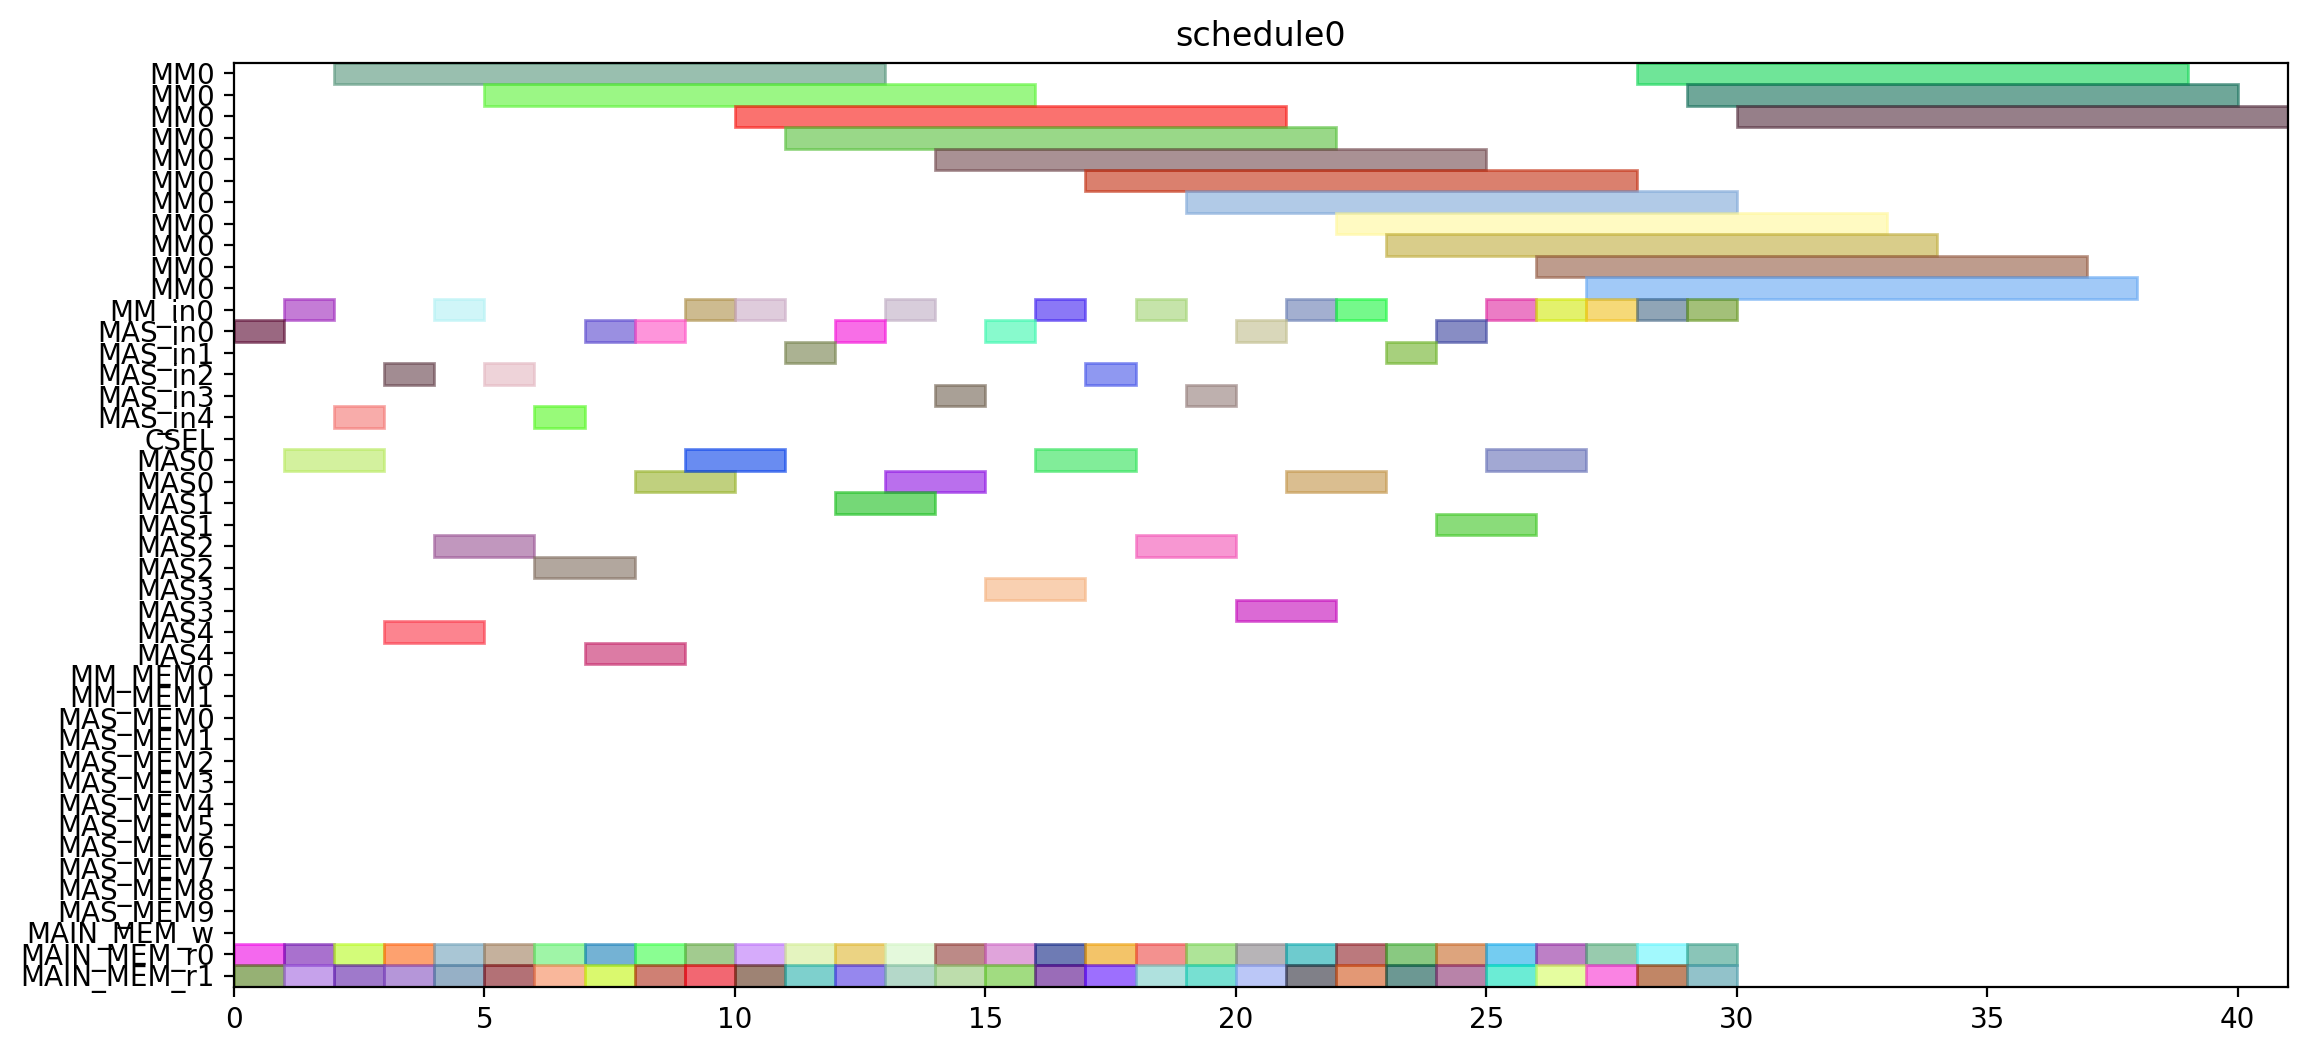

Here is the Python script that generated this plot:
from pyschedule import Scenario, solvers, plotters, alt


def solve():
	horizon = 120
	S = Scenario("schedule0", horizon=horizon)

	# resource
	MM = S.Resources('MM', num=1, size=11)
	MM_in = S.Resources('MM_in', num=1)
	MAS_in = S.Resources('MAS_in', num=5)
	CSEL = S.Resource('CSEL')
	MAS = S.Resources('MAS', num=5, size=2, periods=range(1, horizon))
	MM_MEM = S.Resources('MM_MEM', num=2)
	MAS_MEM = S.Resources('MAS_MEM', num=10)
	MAIN_MEM_w = S.Resource('MAIN_MEM_w', size=1)
	MAIN_MEM_r = S.Resources('MAIN_MEM_r', num=2)

	# result of previous scheduling

	# new tasks
	r1_t0 = S.Task('r1_t0', length=11, delay_cost=1)
	r1_t0 += alt(MM)
	r1_t0_in = S.Task('r1_t0_in', length=1, delay_cost=1)
	r1_t0_in += alt(MM_in)
	S += r1_t0_in*MM_in[0]<=r1_t0*MM[0]
	r1_t0_mem0 = S.Task('r1_t0_mem0', length=1, delay_cost=1)
	r1_t0_mem0 += MAIN_MEM_r[0]
	S += r1_t0_mem0 <= r1_t0

	r1_t0_mem1 = S.Task('r1_t0_mem1', length=1, delay_cost=1)
	r1_t0_mem1 += MAIN_MEM_r[1]
	S += r1_t0_mem1 <= r1_t0

	r1_t1 = S.Task('r1_t1', length=11, delay_cost=1)
	r1_t1 += alt(MM)
	r1_t1_in = S.Task('r1_t1_in', length=1, delay_cost=1)
	r1_t1_in += alt(MM_in)
	S += r1_t1_in*MM_in[0]<=r1_t1*MM[0]
	r1_t1_mem0 = S.Task('r1_t1_mem0', length=1, delay_cost=1)
	r1_t1_mem0 += MAIN_MEM_r[0]
	S += r1_t1_mem0 <= r1_t1

	r1_t1_mem1 = S.Task('r1_t1_mem1', length=1, delay_cost=1)
	r1_t1_mem1 += MAIN_MEM_r[1]
	S += r1_t1_mem1 <= r1_t1

	r1_t2 = S.Task('r1_t2', length=2, delay_cost=1)
	r1_t2 += alt(MAS)
	r1_t2_in = S.Task('r1_t2_in', length=1, delay_cost=1)
	r1_t2_in += alt(MAS_in)
	S += r1_t2_in*MAS_in[0]<=r1_t2*MAS[0]

	S += r1_t2_in*MAS_in[1]<=r1_t2*MAS[1]

	S += r1_t2_in*MAS_in[2]<=r1_t2*MAS[2]

	S += r1_t2_in*MAS_in[3]<=r1_t2*MAS[3]

	S += r1_t2_in*MAS_in[4]<=r1_t2*MAS[4]

	r1_t2_mem0 = S.Task('r1_t2_mem0', length=1, delay_cost=1)
	r1_t2_mem0 += MAIN_MEM_r[0]
	S += r1_t2_mem0 <= r1_t2

	r1_t2_mem1 = S.Task('r1_t2_mem1', length=1, delay_cost=1)
	r1_t2_mem1 += MAIN_MEM_r[1]
	S += r1_t2_mem1 <= r1_t2

	r1_t3 = S.Task('r1_t3', length=2, delay_cost=1)
	r1_t3 += alt(MAS)
	r1_t3_in = S.Task('r1_t3_in', length=1, delay_cost=1)
	r1_t3_in += alt(MAS_in)
	S += r1_t3_in*MAS_in[0]<=r1_t3*MAS[0]

	S += r1_t3_in*MAS_in[1]<=r1_t3*MAS[1]

	S += r1_t3_in*MAS_in[2]<=r1_t3*MAS[2]

	S += r1_t3_in*MAS_in[3]<=r1_t3*MAS[3]

	S += r1_t3_in*MAS_in[4]<=r1_t3*MAS[4]

	r1_t3_mem0 = S.Task('r1_t3_mem0', length=1, delay_cost=1)
	r1_t3_mem0 += MAIN_MEM_r[0]
	S += r1_t3_mem0 <= r1_t3

	r1_t3_mem1 = S.Task('r1_t3_mem1', length=1, delay_cost=1)
	r1_t3_mem1 += MAIN_MEM_r[1]
	S += r1_t3_mem1 <= r1_t3

	r3_t0 = S.Task('r3_t0', length=11, delay_cost=1)
	r3_t0 += alt(MM)
	r3_t0_in = S.Task('r3_t0_in', length=1, delay_cost=1)
	r3_t0_in += alt(MM_in)
	S += r3_t0_in*MM_in[0]<=r3_t0*MM[0]
	r3_t0_mem0 = S.Task('r3_t0_mem0', length=1, delay_cost=1)
	r3_t0_mem0 += MAIN_MEM_r[0]
	S += r3_t0_mem0 <= r3_t0

	r3_t0_mem1 = S.Task('r3_t0_mem1', length=1, delay_cost=1)
	r3_t0_mem1 += MAIN_MEM_r[1]
	S += r3_t0_mem1 <= r3_t0

	r3_t1 = S.Task('r3_t1', length=11, delay_cost=1)
	r3_t1 += alt(MM)
	r3_t1_in = S.Task('r3_t1_in', length=1, delay_cost=1)
	r3_t1_in += alt(MM_in)
	S += r3_t1_in*MM_in[0]<=r3_t1*MM[0]
	r3_t1_mem0 = S.Task('r3_t1_mem0', length=1, delay_cost=1)
	r3_t1_mem0 += MAIN_MEM_r[0]
	S += r3_t1_mem0 <= r3_t1

	r3_t1_mem1 = S.Task('r3_t1_mem1', length=1, delay_cost=1)
	r3_t1_mem1 += MAIN_MEM_r[1]
	S += r3_t1_mem1 <= r3_t1

	r3_t2 = S.Task('r3_t2', length=2, delay_cost=1)
	r3_t2 += alt(MAS)
	r3_t2_in = S.Task('r3_t2_in', length=1, delay_cost=1)
	r3_t2_in += alt(MAS_in)
	S += r3_t2_in*MAS_in[0]<=r3_t2*MAS[0]

	S += r3_t2_in*MAS_in[1]<=r3_t2*MAS[1]

	S += r3_t2_in*MAS_in[2]<=r3_t2*MAS[2]

	S += r3_t2_in*MAS_in[3]<=r3_t2*MAS[3]

	S += r3_t2_in*MAS_in[4]<=r3_t2*MAS[4]

	r3_t2_mem0 = S.Task('r3_t2_mem0', length=1, delay_cost=1)
	r3_t2_mem0 += MAIN_MEM_r[0]
	S += r3_t2_mem0 <= r3_t2

	r3_t2_mem1 = S.Task('r3_t2_mem1', length=1, delay_cost=1)
	r3_t2_mem1 += MAIN_MEM_r[1]
	S += r3_t2_mem1 <= r3_t2

	r3_t3 = S.Task('r3_t3', length=2, delay_cost=1)
	r3_t3 += alt(MAS)
	r3_t3_in = S.Task('r3_t3_in', length=1, delay_cost=1)
	r3_t3_in += alt(MAS_in)
	S += r3_t3_in*MAS_in[0]<=r3_t3*MAS[0]

	S += r3_t3_in*MAS_in[1]<=r3_t3*MAS[1]

	S += r3_t3_in*MAS_in[2]<=r3_t3*MAS[2]

	S += r3_t3_in*MAS_in[3]<=r3_t3*MAS[3]

	S += r3_t3_in*MAS_in[4]<=r3_t3*MAS[4]

	r3_t3_mem0 = S.Task('r3_t3_mem0', length=1, delay_cost=1)
	r3_t3_mem0 += MAIN_MEM_r[0]
	S += r3_t3_mem0 <= r3_t3

	r3_t3_mem1 = S.Task('r3_t3_mem1', length=1, delay_cost=1)
	r3_t3_mem1 += MAIN_MEM_r[1]
	S += r3_t3_mem1 <= r3_t3

	r4_t0 = S.Task('r4_t0', length=11, delay_cost=1)
	r4_t0 += alt(MM)
	r4_t0_in = S.Task('r4_t0_in', length=1, delay_cost=1)
	r4_t0_in += alt(MM_in)
	S += r4_t0_in*MM_in[0]<=r4_t0*MM[0]
	r4_t0_mem0 = S.Task('r4_t0_mem0', length=1, delay_cost=1)
	r4_t0_mem0 += MAIN_MEM_r[0]
	S += r4_t0_mem0 <= r4_t0

	r4_t0_mem1 = S.Task('r4_t0_mem1', length=1, delay_cost=1)
	r4_t0_mem1 += MAIN_MEM_r[1]
	S += r4_t0_mem1 <= r4_t0

	r4_t1 = S.Task('r4_t1', length=11, delay_cost=1)
	r4_t1 += alt(MM)
	r4_t1_in = S.Task('r4_t1_in', length=1, delay_cost=1)
	r4_t1_in += alt(MM_in)
	S += r4_t1_in*MM_in[0]<=r4_t1*MM[0]
	r4_t1_mem0 = S.Task('r4_t1_mem0', length=1, delay_cost=1)
	r4_t1_mem0 += MAIN_MEM_r[0]
	S += r4_t1_mem0 <= r4_t1

	r4_t1_mem1 = S.Task('r4_t1_mem1', length=1, delay_cost=1)
	r4_t1_mem1 += MAIN_MEM_r[1]
	S += r4_t1_mem1 <= r4_t1

	r4_t2 = S.Task('r4_t2', length=2, delay_cost=1)
	r4_t2 += alt(MAS)
	r4_t2_in = S.Task('r4_t2_in', length=1, delay_cost=1)
	r4_t2_in += alt(MAS_in)
	S += r4_t2_in*MAS_in[0]<=r4_t2*MAS[0]

	S += r4_t2_in*MAS_in[1]<=r4_t2*MAS[1]

	S += r4_t2_in*MAS_in[2]<=r4_t2*MAS[2]

	S += r4_t2_in*MAS_in[3]<=r4_t2*MAS[3]

	S += r4_t2_in*MAS_in[4]<=r4_t2*MAS[4]

	r4_t2_mem0 = S.Task('r4_t2_mem0', length=1, delay_cost=1)
	r4_t2_mem0 += MAIN_MEM_r[0]
	S += r4_t2_mem0 <= r4_t2

	r4_t2_mem1 = S.Task('r4_t2_mem1', length=1, delay_cost=1)
	r4_t2_mem1 += MAIN_MEM_r[1]
	S += r4_t2_mem1 <= r4_t2

	r4_t3 = S.Task('r4_t3', length=2, delay_cost=1)
	r4_t3 += alt(MAS)
	r4_t3_in = S.Task('r4_t3_in', length=1, delay_cost=1)
	r4_t3_in += alt(MAS_in)
	S += r4_t3_in*MAS_in[0]<=r4_t3*MAS[0]

	S += r4_t3_in*MAS_in[1]<=r4_t3*MAS[1]

	S += r4_t3_in*MAS_in[2]<=r4_t3*MAS[2]

	S += r4_t3_in*MAS_in[3]<=r4_t3*MAS[3]

	S += r4_t3_in*MAS_in[4]<=r4_t3*MAS[4]

	r4_t3_mem0 = S.Task('r4_t3_mem0', length=1, delay_cost=1)
	r4_t3_mem0 += MAIN_MEM_r[0]
	S += r4_t3_mem0 <= r4_t3

	r4_t3_mem1 = S.Task('r4_t3_mem1', length=1, delay_cost=1)
	r4_t3_mem1 += MAIN_MEM_r[1]
	S += r4_t3_mem1 <= r4_t3

	r5_t0 = S.Task('r5_t0', length=11, delay_cost=1)
	r5_t0 += alt(MM)
	r5_t0_in = S.Task('r5_t0_in', length=1, delay_cost=1)
	r5_t0_in += alt(MM_in)
	S += r5_t0_in*MM_in[0]<=r5_t0*MM[0]
	r5_t0_mem0 = S.Task('r5_t0_mem0', length=1, delay_cost=1)
	r5_t0_mem0 += MAIN_MEM_r[0]
	S += r5_t0_mem0 <= r5_t0

	r5_t0_mem1 = S.Task('r5_t0_mem1', length=1, delay_cost=1)
	r5_t0_mem1 += MAIN_MEM_r[1]
	S += r5_t0_mem1 <= r5_t0

	r5_t1 = S.Task('r5_t1', length=11, delay_cost=1)
	r5_t1 += alt(MM)
	r5_t1_in = S.Task('r5_t1_in', length=1, delay_cost=1)
	r5_t1_in += alt(MM_in)
	S += r5_t1_in*MM_in[0]<=r5_t1*MM[0]
	r5_t1_mem0 = S.Task('r5_t1_mem0', length=1, delay_cost=1)
	r5_t1_mem0 += MAIN_MEM_r[0]
	S += r5_t1_mem0 <= r5_t1

	r5_t1_mem1 = S.Task('r5_t1_mem1', length=1, delay_cost=1)
	r5_t1_mem1 += MAIN_MEM_r[1]
	S += r5_t1_mem1 <= r5_t1

	r5_t2 = S.Task('r5_t2', length=2, delay_cost=1)
	r5_t2 += alt(MAS)
	r5_t2_in = S.Task('r5_t2_in', length=1, delay_cost=1)
	r5_t2_in += alt(MAS_in)
	S += r5_t2_in*MAS_in[0]<=r5_t2*MAS[0]

	S += r5_t2_in*MAS_in[1]<=r5_t2*MAS[1]

	S += r5_t2_in*MAS_in[2]<=r5_t2*MAS[2]

	S += r5_t2_in*MAS_in[3]<=r5_t2*MAS[3]

	S += r5_t2_in*MAS_in[4]<=r5_t2*MAS[4]

	r5_t2_mem0 = S.Task('r5_t2_mem0', length=1, delay_cost=1)
	r5_t2_mem0 += MAIN_MEM_r[0]
	S += r5_t2_mem0 <= r5_t2

	r5_t2_mem1 = S.Task('r5_t2_mem1', length=1, delay_cost=1)
	r5_t2_mem1 += MAIN_MEM_r[1]
	S += r5_t2_mem1 <= r5_t2

	r5_t3 = S.Task('r5_t3', length=2, delay_cost=1)
	r5_t3 += alt(MAS)
	r5_t3_in = S.Task('r5_t3_in', length=1, delay_cost=1)
	r5_t3_in += alt(MAS_in)
	S += r5_t3_in*MAS_in[0]<=r5_t3*MAS[0]

	S += r5_t3_in*MAS_in[1]<=r5_t3*MAS[1]

	S += r5_t3_in*MAS_in[2]<=r5_t3*MAS[2]

	S += r5_t3_in*MAS_in[3]<=r5_t3*MAS[3]

	S += r5_t3_in*MAS_in[4]<=r5_t3*MAS[4]

	r5_t3_mem0 = S.Task('r5_t3_mem0', length=1, delay_cost=1)
	r5_t3_mem0 += MAIN_MEM_r[0]
	S += r5_t3_mem0 <= r5_t3

	r5_t3_mem1 = S.Task('r5_t3_mem1', length=1, delay_cost=1)
	r5_t3_mem1 += MAIN_MEM_r[1]
	S += r5_t3_mem1 <= r5_t3

	r6_t0 = S.Task('r6_t0', length=11, delay_cost=1)
	r6_t0 += alt(MM)
	r6_t0_in = S.Task('r6_t0_in', length=1, delay_cost=1)
	r6_t0_in += alt(MM_in)
	S += r6_t0_in*MM_in[0]<=r6_t0*MM[0]
	r6_t0_mem0 = S.Task('r6_t0_mem0', length=1, delay_cost=1)
	r6_t0_mem0 += MAIN_MEM_r[0]
	S += r6_t0_mem0 <= r6_t0

	r6_t0_mem1 = S.Task('r6_t0_mem1', length=1, delay_cost=1)
	r6_t0_mem1 += MAIN_MEM_r[1]
	S += r6_t0_mem1 <= r6_t0

	r6_t1 = S.Task('r6_t1', length=11, delay_cost=1)
	r6_t1 += alt(MM)
	r6_t1_in = S.Task('r6_t1_in', length=1, delay_cost=1)
	r6_t1_in += alt(MM_in)
	S += r6_t1_in*MM_in[0]<=r6_t1*MM[0]
	r6_t1_mem0 = S.Task('r6_t1_mem0', length=1, delay_cost=1)
	r6_t1_mem0 += MAIN_MEM_r[0]
	S += r6_t1_mem0 <= r6_t1

	r6_t1_mem1 = S.Task('r6_t1_mem1', length=1, delay_cost=1)
	r6_t1_mem1 += MAIN_MEM_r[1]
	S += r6_t1_mem1 <= r6_t1

	r6_t2 = S.Task('r6_t2', length=2, delay_cost=1)
	r6_t2 += alt(MAS)
	r6_t2_in = S.Task('r6_t2_in', length=1, delay_cost=1)
	r6_t2_in += alt(MAS_in)
	S += r6_t2_in*MAS_in[0]<=r6_t2*MAS[0]

	S += r6_t2_in*MAS_in[1]<=r6_t2*MAS[1]

	S += r6_t2_in*MAS_in[2]<=r6_t2*MAS[2]

	S += r6_t2_in*MAS_in[3]<=r6_t2*MAS[3]

	S += r6_t2_in*MAS_in[4]<=r6_t2*MAS[4]

	r6_t2_mem0 = S.Task('r6_t2_mem0', length=1, delay_cost=1)
	r6_t2_mem0 += MAIN_MEM_r[0]
	S += r6_t2_mem0 <= r6_t2

	r6_t2_mem1 = S.Task('r6_t2_mem1', length=1, delay_cost=1)
	r6_t2_mem1 += MAIN_MEM_r[1]
	S += r6_t2_mem1 <= r6_t2

	r6_t3 = S.Task('r6_t3', length=2, delay_cost=1)
	r6_t3 += alt(MAS)
	r6_t3_in = S.Task('r6_t3_in', length=1, delay_cost=1)
	r6_t3_in += alt(MAS_in)
	S += r6_t3_in*MAS_in[0]<=r6_t3*MAS[0]

	S += r6_t3_in*MAS_in[1]<=r6_t3*MAS[1]

	S += r6_t3_in*MAS_in[2]<=r6_t3*MAS[2]

	S += r6_t3_in*MAS_in[3]<=r6_t3*MAS[3]

	S += r6_t3_in*MAS_in[4]<=r6_t3*MAS[4]

	r6_t3_mem0 = S.Task('r6_t3_mem0', length=1, delay_cost=1)
	r6_t3_mem0 += MAIN_MEM_r[0]
	S += r6_t3_mem0 <= r6_t3

	r6_t3_mem1 = S.Task('r6_t3_mem1', length=1, delay_cost=1)
	r6_t3_mem1 += MAIN_MEM_r[1]
	S += r6_t3_mem1 <= r6_t3

	r9_t2 = S.Task('r9_t2', length=2, delay_cost=1)
	r9_t2 += alt(MAS)
	r9_t2_in = S.Task('r9_t2_in', length=1, delay_cost=1)
	r9_t2_in += alt(MAS_in)
	S += r9_t2_in*MAS_in[0]<=r9_t2*MAS[0]

	S += r9_t2_in*MAS_in[1]<=r9_t2*MAS[1]

	S += r9_t2_in*MAS_in[2]<=r9_t2*MAS[2]

	S += r9_t2_in*MAS_in[3]<=r9_t2*MAS[3]

	S += r9_t2_in*MAS_in[4]<=r9_t2*MAS[4]

	r9_t2_mem0 = S.Task('r9_t2_mem0', length=1, delay_cost=1)
	r9_t2_mem0 += MAIN_MEM_r[0]
	S += r9_t2_mem0 <= r9_t2

	r9_t2_mem1 = S.Task('r9_t2_mem1', length=1, delay_cost=1)
	r9_t2_mem1 += MAIN_MEM_r[1]
	S += r9_t2_mem1 <= r9_t2

	r12_t0 = S.Task('r12_t0', length=11, delay_cost=1)
	r12_t0 += alt(MM)
	r12_t0_in = S.Task('r12_t0_in', length=1, delay_cost=1)
	r12_t0_in += alt(MM_in)
	S += r12_t0_in*MM_in[0]<=r12_t0*MM[0]
	r12_t0_mem0 = S.Task('r12_t0_mem0', length=1, delay_cost=1)
	r12_t0_mem0 += MAIN_MEM_r[0]
	S += r12_t0_mem0 <= r12_t0

	r12_t0_mem1 = S.Task('r12_t0_mem1', length=1, delay_cost=1)
	r12_t0_mem1 += MAIN_MEM_r[1]
	S += r12_t0_mem1 <= r12_t0

	r12_t1 = S.Task('r12_t1', length=11, delay_cost=1)
	r12_t1 += alt(MM)
	r12_t1_in = S.Task('r12_t1_in', length=1, delay_cost=1)
	r12_t1_in += alt(MM_in)
	S += r12_t1_in*MM_in[0]<=r12_t1*MM[0]
	r12_t1_mem0 = S.Task('r12_t1_mem0', length=1, delay_cost=1)
	r12_t1_mem0 += MAIN_MEM_r[0]
	S += r12_t1_mem0 <= r12_t1

	r12_t1_mem1 = S.Task('r12_t1_mem1', length=1, delay_cost=1)
	r12_t1_mem1 += MAIN_MEM_r[1]
	S += r12_t1_mem1 <= r12_t1

	r12_t2 = S.Task('r12_t2', length=2, delay_cost=1)
	r12_t2 += alt(MAS)
	r12_t2_in = S.Task('r12_t2_in', length=1, delay_cost=1)
	r12_t2_in += alt(MAS_in)
	S += r12_t2_in*MAS_in[0]<=r12_t2*MAS[0]

	S += r12_t2_in*MAS_in[1]<=r12_t2*MAS[1]

	S += r12_t2_in*MAS_in[2]<=r12_t2*MAS[2]

	S += r12_t2_in*MAS_in[3]<=r12_t2*MAS[3]

	S += r12_t2_in*MAS_in[4]<=r12_t2*MAS[4]

	r12_t2_mem0 = S.Task('r12_t2_mem0', length=1, delay_cost=1)
	r12_t2_mem0 += MAIN_MEM_r[0]
	S += r12_t2_mem0 <= r12_t2

	r12_t2_mem1 = S.Task('r12_t2_mem1', length=1, delay_cost=1)
	r12_t2_mem1 += MAIN_MEM_r[1]
	S += r12_t2_mem1 <= r12_t2

	r12_t3 = S.Task('r12_t3', length=2, delay_cost=1)
	r12_t3 += alt(MAS)
	r12_t3_in = S.Task('r12_t3_in', length=1, delay_cost=1)
	r12_t3_in += alt(MAS_in)
	S += r12_t3_in*MAS_in[0]<=r12_t3*MAS[0]

	S += r12_t3_in*MAS_in[1]<=r12_t3*MAS[1]

	S += r12_t3_in*MAS_in[2]<=r12_t3*MAS[2]

	S += r12_t3_in*MAS_in[3]<=r12_t3*MAS[3]

	S += r12_t3_in*MAS_in[4]<=r12_t3*MAS[4]

	r12_t3_mem0 = S.Task('r12_t3_mem0', length=1, delay_cost=1)
	r12_t3_mem0 += MAIN_MEM_r[0]
	S += r12_t3_mem0 <= r12_t3

	r12_t3_mem1 = S.Task('r12_t3_mem1', length=1, delay_cost=1)
	r12_t3_mem1 += MAIN_MEM_r[1]
	S += r12_t3_mem1 <= r12_t3

	r13_t0 = S.Task('r13_t0', length=11, delay_cost=1)
	r13_t0 += alt(MM)
	r13_t0_in = S.Task('r13_t0_in', length=1, delay_cost=1)
	r13_t0_in += alt(MM_in)
	S += r13_t0_in*MM_in[0]<=r13_t0*MM[0]
	r13_t0_mem0 = S.Task('r13_t0_mem0', length=1, delay_cost=1)
	r13_t0_mem0 += MAIN_MEM_r[0]
	S += r13_t0_mem0 <= r13_t0

	r13_t0_mem1 = S.Task('r13_t0_mem1', length=1, delay_cost=1)
	r13_t0_mem1 += MAIN_MEM_r[1]
	S += r13_t0_mem1 <= r13_t0

	r13_t1 = S.Task('r13_t1', length=11, delay_cost=1)
	r13_t1 += alt(MM)
	r13_t1_in = S.Task('r13_t1_in', length=1, delay_cost=1)
	r13_t1_in += alt(MM_in)
	S += r13_t1_in*MM_in[0]<=r13_t1*MM[0]
	r13_t1_mem0 = S.Task('r13_t1_mem0', length=1, delay_cost=1)
	r13_t1_mem0 += MAIN_MEM_r[0]
	S += r13_t1_mem0 <= r13_t1

	r13_t1_mem1 = S.Task('r13_t1_mem1', length=1, delay_cost=1)
	r13_t1_mem1 += MAIN_MEM_r[1]
	S += r13_t1_mem1 <= r13_t1

	r13_t2 = S.Task('r13_t2', length=2, delay_cost=1)
	r13_t2 += alt(MAS)
	r13_t2_in = S.Task('r13_t2_in', length=1, delay_cost=1)
	r13_t2_in += alt(MAS_in)
	S += r13_t2_in*MAS_in[0]<=r13_t2*MAS[0]

	S += r13_t2_in*MAS_in[1]<=r13_t2*MAS[1]

	S += r13_t2_in*MAS_in[2]<=r13_t2*MAS[2]

	S += r13_t2_in*MAS_in[3]<=r13_t2*MAS[3]

	S += r13_t2_in*MAS_in[4]<=r13_t2*MAS[4]

	r13_t2_mem0 = S.Task('r13_t2_mem0', length=1, delay_cost=1)
	r13_t2_mem0 += MAIN_MEM_r[0]
	S += r13_t2_mem0 <= r13_t2

	r13_t2_mem1 = S.Task('r13_t2_mem1', length=1, delay_cost=1)
	r13_t2_mem1 += MAIN_MEM_r[1]
	S += r13_t2_mem1 <= r13_t2

	r13_t3 = S.Task('r13_t3', length=2, delay_cost=1)
	r13_t3 += alt(MAS)
	r13_t3_in = S.Task('r13_t3_in', length=1, delay_cost=1)
	r13_t3_in += alt(MAS_in)
	S += r13_t3_in*MAS_in[0]<=r13_t3*MAS[0]

	S += r13_t3_in*MAS_in[1]<=r13_t3*MAS[1]

	S += r13_t3_in*MAS_in[2]<=r13_t3*MAS[2]

	S += r13_t3_in*MAS_in[3]<=r13_t3*MAS[3]

	S += r13_t3_in*MAS_in[4]<=r13_t3*MAS[4]

	r13_t3_mem0 = S.Task('r13_t3_mem0', length=1, delay_cost=1)
	r13_t3_mem0 += MAIN_MEM_r[0]
	S += r13_t3_mem0 <= r13_t3

	r13_t3_mem1 = S.Task('r13_t3_mem1', length=1, delay_cost=1)
	r13_t3_mem1 += MAIN_MEM_r[1]
	S += r13_t3_mem1 <= r13_t3

	r16_t3 = S.Task('r16_t3', length=2, delay_cost=1)
	r16_t3 += alt(MAS)
	r16_t3_in = S.Task('r16_t3_in', length=1, delay_cost=1)
	r16_t3_in += alt(MAS_in)
	S += r16_t3_in*MAS_in[0]<=r16_t3*MAS[0]

	S += r16_t3_in*MAS_in[1]<=r16_t3*MAS[1]

	S += r16_t3_in*MAS_in[2]<=r16_t3*MAS[2]

	S += r16_t3_in*MAS_in[3]<=r16_t3*MAS[3]

	S += r16_t3_in*MAS_in[4]<=r16_t3*MAS[4]

	r16_t3_mem0 = S.Task('r16_t3_mem0', length=1, delay_cost=1)
	r16_t3_mem0 += MAIN_MEM_r[0]
	S += r16_t3_mem0 <= r16_t3

	r16_t3_mem1 = S.Task('r16_t3_mem1', length=1, delay_cost=1)
	r16_t3_mem1 += MAIN_MEM_r[1]
	S += r16_t3_mem1 <= r16_t3

	solvers.mip.solve(S,msg=1,kind='CPLEX',ratio_gap=1.01)

	solution = [['hoge']*len(S.solution()[1]) for i in range(len(S.solution()))]
	for i in range(len(S.solution())):
		for j in range(len(S.solution()[i])):
			solution[i][j]=str(S.solution()[i][j])
	print(solution)

	cycles = int(solution[-1][3])

	pic_file_name = "/mnt/rose/usr1/fukuda/ABE/multiRAM_multiMAS_16mux/scheduling_result/stage11MM1_stage2MAS5/EP2_YRECOVER/schedule0.png"
	if(S.solution() != []):
		plotters.matplotlib.plot(S,img_filename=pic_file_name, show_task_labels=False, fig_size=(cycles*0.25+3, 6))

	return solution
